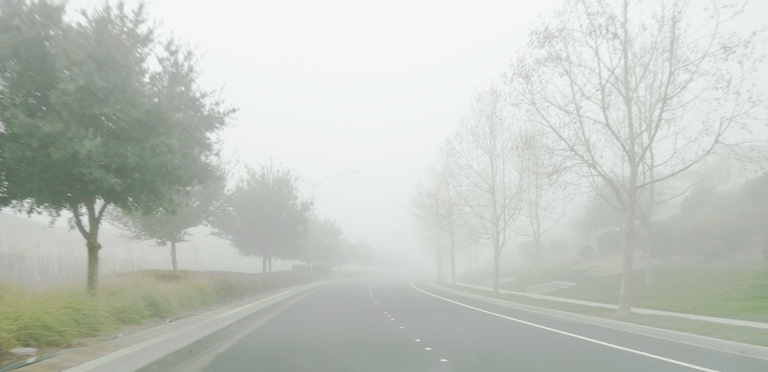
#> input picture ödev02/image1.jpeg, 768 x 372 px, found by its file name
$ jupyter execute quantization.ipynb
#> lines starting #> are read from the running program, lines starting #| are printed output that depends on the picture
<a href="https://colab.research.google.com/github/hilalkaynarcali/goruntu-isleme/blob/main/quantization.ipynb" target="_parent"></a>

[cell 1]
import cv2
import numpy as np
import matplotlib.pyplot as plt
from google.colab import files

[cell 2]
from google.colab import files
yuklenen = files.upload()
#> the answer given: image1.jpeg
dosya_adi = list(yuklenen.keys())[0]
print("Yüklenen dosya:", dosya_adi)

[cell 3]
import cv2
import numpy as np
import matplotlib.pyplot as plt

img = cv2.imread("image1.jpeg", 0)   # 0 = gri seviye
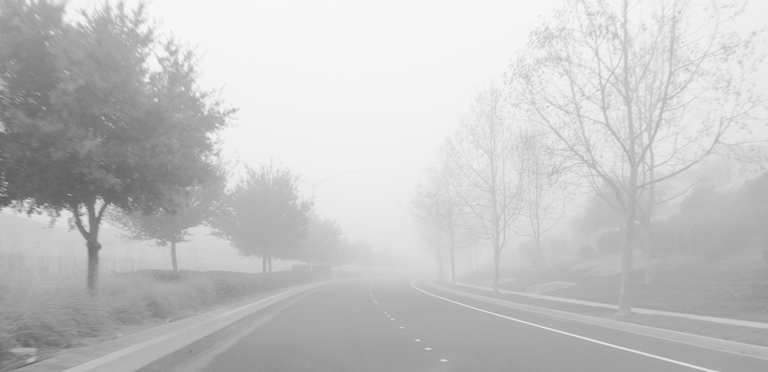
#> img: shape (372, 768); min 92, max 249, mean 196

# 8 bit -> 6 bit
q6 = img // 4
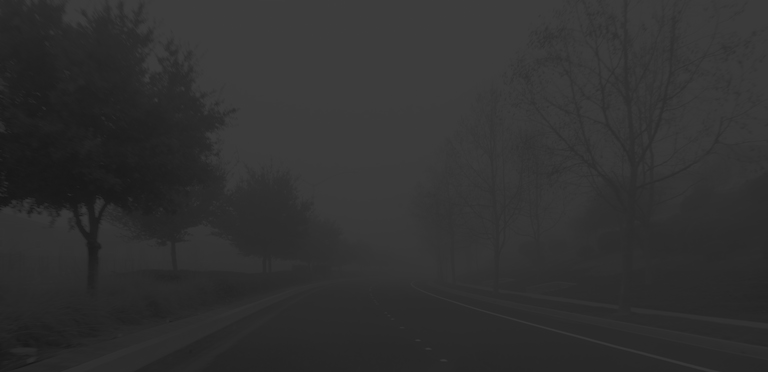
#> q6: shape (372, 768); min 23, max 62, mean 48.6
yeni = (q6 * (255 / 63)).astype(np.uint8)

print("orijinal min-max:", img.min(), img.max())
#| orijinal min-max: 92 249
print("6 bit min-max:", q6.min(), q6.max())
#| 6 bit min-max: 23 62
print("orijinal seviye sayisi:", len(np.unique(img)))
#| orijinal seviye sayisi: 158
print("6 bit seviye sayisi:", len(np.unique(q6)))
#| 6 bit seviye sayisi: 40

# goruntuler
plt.figure(figsize=(12, 4))
plt.subplot(1, 3, 1)
plt.imshow(img, cmap="gray", vmin=0, vmax=255)
plt.title("8 bit")
plt.subplot(1, 3, 2)
plt.imshow(q6, cmap="gray", vmin=0, vmax=255)
plt.title("6 bit (0-63)")
plt.subplot(1, 3, 3)
plt.imshow(yeni, cmap="gray", vmin=0, vmax=255)
plt.title("6 bit (olceklenmis)")
plt.show()
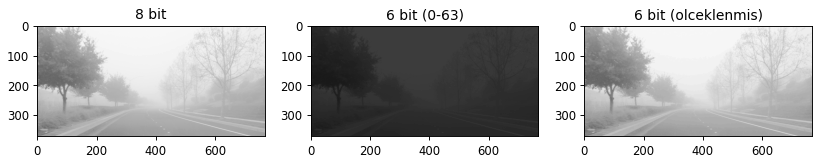
#> figure drawn by matplotlib, 3 panels

# histogram
plt.figure(figsize=(10, 4))
plt.subplot(1, 2, 1)
plt.hist(img.ravel(), 256, [0, 255])
plt.title("8 bit histogram")
plt.subplot(1, 2, 2)
plt.hist(yeni.ravel(), 256, [0, 255])
plt.title("6 bit histogram")
plt.show()
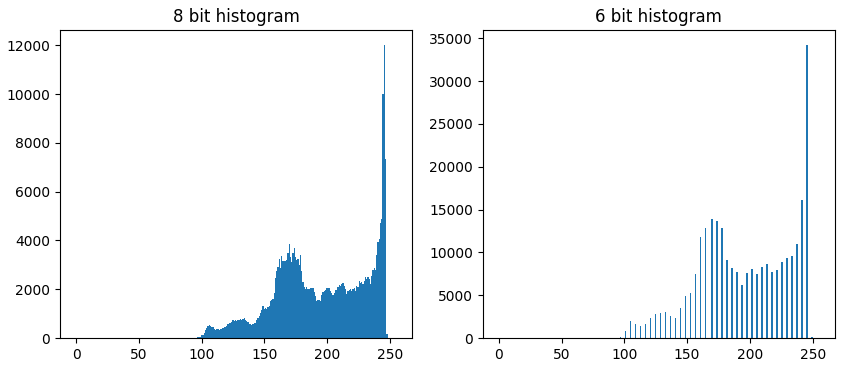
#> figure drawn by matplotlib, 2 panels; panel 1: tallest bar 12026 high, from x = 245 to 246; panel 2: tallest bar 34252 high, from x = 245 to 246

cv2.imwrite("sonuc_6bit.png", yeni)
#> Out = True
